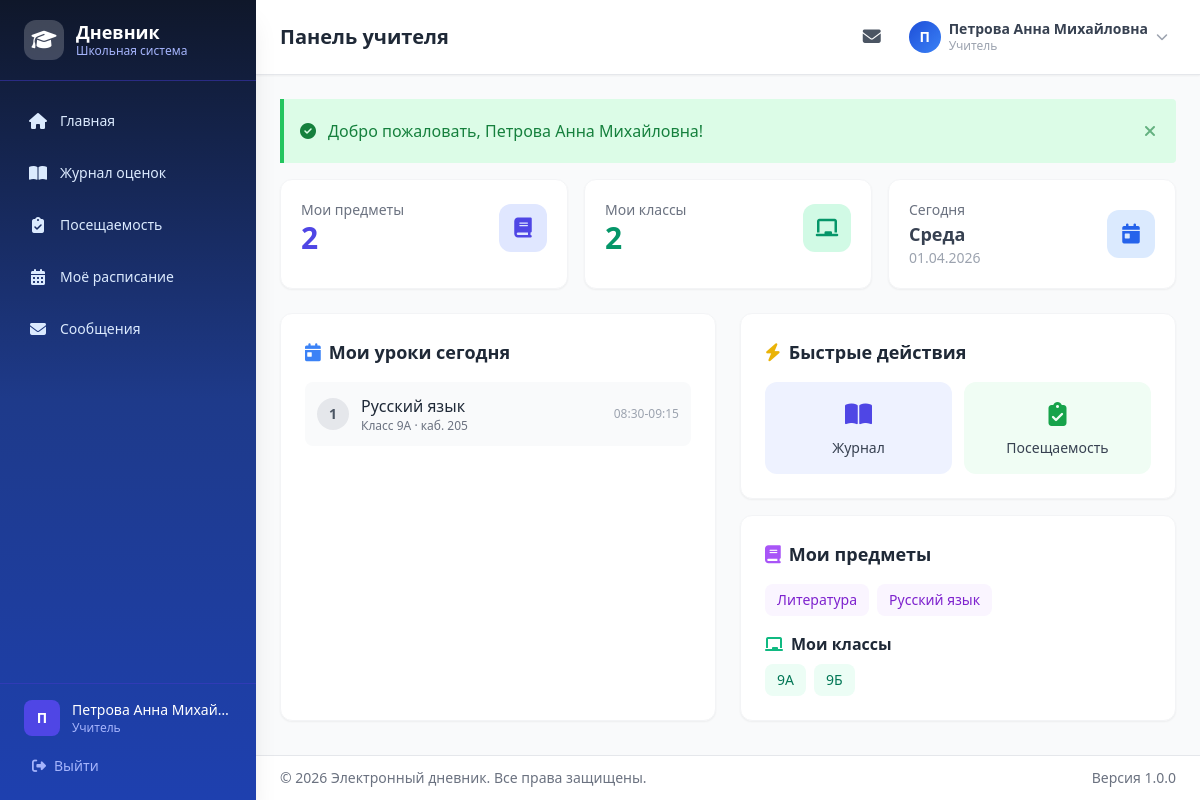
The app's page /dashboard (signed in), older data.
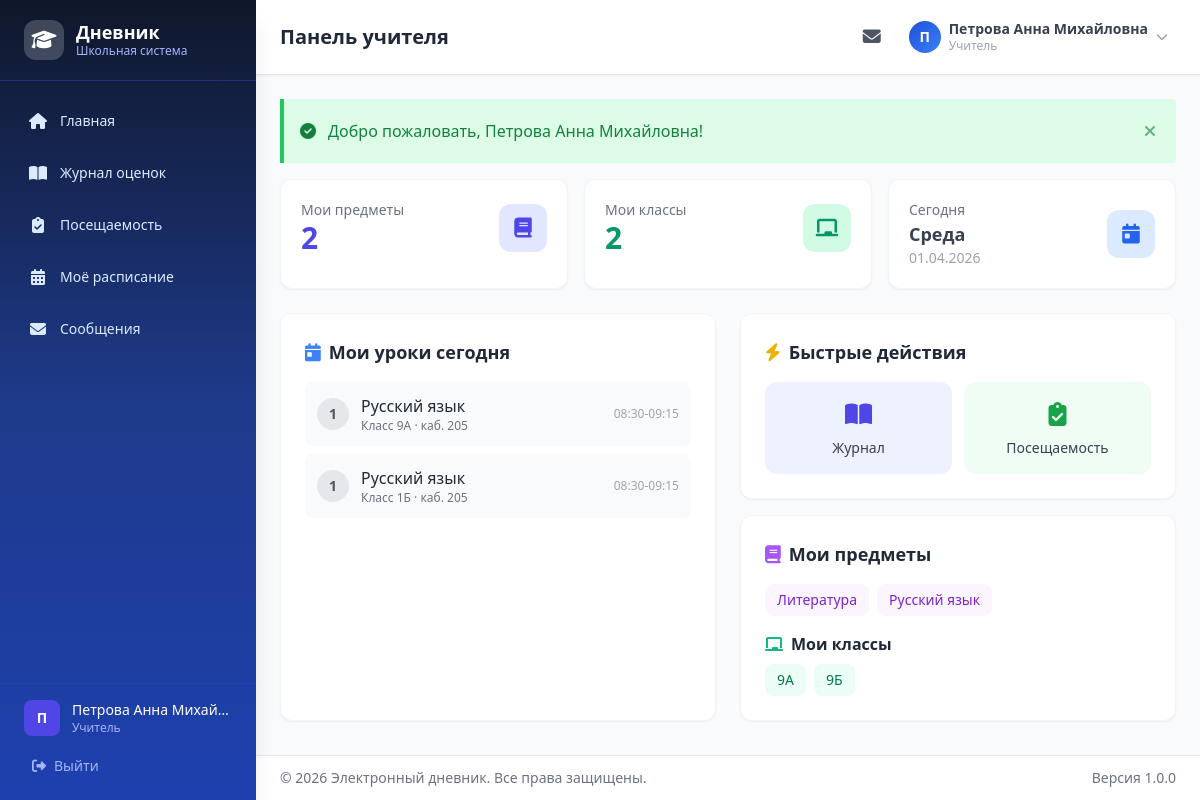
The same page, newer data.
### tables this page shows
CREATE TABLE `teachers` (
  `id` int NOT NULL,
  `user_id` int NOT NULL,
  `is_class_teacher` tinyint(1) DEFAULT '0'
);

CREATE TABLE `users` (
  `id` int NOT NULL,
  `login` varchar(100) NOT NULL,
  `password_hash` varchar(255) NOT NULL,
  `full_name` varchar(255) NOT NULL,
  `email` varchar(255) DEFAULT NULL,
  `phone` varchar(20) DEFAULT NULL,
  `role_id` int NOT NULL,
  `is_active` tinyint(1) DEFAULT '1',
  `last_login` timestamp NULL DEFAULT NULL,
  `created_at` timestamp NULL DEFAULT CURRENT_TIMESTAMP,
  `updated_at` timestamp NULL DEFAULT CURRENT_TIMESTAMP ON UPDATE CURRENT_TIMESTAMP
);

CREATE TABLE `schedule` (
  `id` int NOT NULL,
  `class_id` int NOT NULL,
  `subject_id` int NOT NULL,
  `teacher_id` int NOT NULL,
  `day_of_week` tinyint NOT NULL COMMENT '1=Пн, 2=Вт, 3=Ср, 4=Чт, 5=Пт, 6=Сб',
  `lesson_order` tinyint NOT NULL COMMENT 'Номер урока 1-10',
  `time_start` time NOT NULL,
  `time_end` time NOT NULL,
  `room` varchar(20) DEFAULT NULL
);

CREATE TABLE `subjects` (
  `id` int NOT NULL,
  `name` varchar(100) NOT NULL
);

CREATE TABLE `classes` (
  `id` int NOT NULL,
  `name` varchar(10) NOT NULL,
  `year` int NOT NULL,
  `class_teacher_id` int DEFAULT NULL
);

### views/dashboard/teacher.php (the view)
<div class="space-y-6">
    <div class="grid grid-cols-1 sm:grid-cols-3 gap-4">
        <div class="bg-white rounded-xl shadow-sm border border-gray-100 p-5 hover:shadow-md transition">
            <div class="flex items-center justify-between">
                <div>
                    <p class="text-sm text-gray-500">Мои предметы</p>
                    <p class="text-3xl font-bold text-indigo-600"><?= count($subjects) ?></p>
                </div>
                <div class="w-12 h-12 bg-indigo-100 rounded-xl flex items-center justify-center">
                    <i class="fas fa-book text-indigo-600 text-xl"></i>
                </div>
            </div>
        </div>
        <div class="bg-white rounded-xl shadow-sm border border-gray-100 p-5 hover:shadow-md transition">
            <div class="flex items-center justify-between">
                <div>
                    <p class="text-sm text-gray-500">Мои классы</p>
                    <p class="text-3xl font-bold text-emerald-600"><?= count($classes) ?></p>
                </div>
                <div class="w-12 h-12 bg-emerald-100 rounded-xl flex items-center justify-center">
                    <i class="fas fa-chalkboard text-emerald-600 text-xl"></i>
                </div>
            </div>
        </div>
        <div class="bg-white rounded-xl shadow-sm border border-gray-100 p-5 hover:shadow-md transition">
            <div class="flex items-center justify-between">
                <div>
                    <p class="text-sm text-gray-500">Сегодня</p>
                    <p class="text-lg font-bold text-gray-700"><?= dayOfWeekName(date('N')) ?></p>
                    <p class="text-sm text-gray-400"><?= formatDate(date('Y-m-d')) ?></p>
                </div>
                <div class="w-12 h-12 bg-blue-100 rounded-xl flex items-center justify-center">
                    <i class="fas fa-calendar-day text-blue-600 text-xl"></i>
                </div>
            </div>
        </div>
    </div>
    <div class="grid grid-cols-1 lg:grid-cols-2 gap-6">
        <div class="bg-white rounded-xl shadow-sm border border-gray-100 p-6">
            <h3 class="text-lg font-bold text-gray-800 mb-4">
                <i class="fas fa-calendar-day text-blue-500 mr-2"></i>Мои уроки сегодня
            </h3>
            <?php if (!empty($todaySchedule)): ?>
            <div class="space-y-2">
                <?php
                $currentLesson = ScheduleModel::getCurrentLesson();
                foreach ($todaySchedule as $lesson):
                    $isCurrent = ($lesson['lesson_order'] == $currentLesson);
                ?>
                <div class="flex items-center gap-3 p-3 rounded-lg <?= $isCurrent ? 'bg-indigo-50 border-l-4 border-indigo-500' : 'bg-gray-50' ?>">
                    <span class="w-8 h-8 rounded-full <?= $isCurrent ? 'bg-indigo-500 text-white' : 'bg-gray-200 text-gray-600' ?> flex items-center justify-center font-bold text-sm">
                        <?= $lesson['lesson_order'] ?>
                    </span>
                    <div class="flex-1">
                        <p class="font-medium text-gray-800"><?= e($lesson['subject_name']) ?></p>
                        <p class="text-xs text-gray-500">Класс <?= e($lesson['class_name']) ?> · каб. <?= e($lesson['room'] ?? '—') ?></p>
                    </div>
                    <span class="text-xs text-gray-400"><?= date('H:i', strtotime($lesson['time_start'])) ?>-<?= date('H:i', strtotime($lesson['time_end'])) ?></span>
                </div>
                <?php endforeach; ?>
            </div>
            <?php else: ?>
            <p class="text-gray-400 text-center py-8"><i class="fas fa-coffee text-4xl mb-2 block"></i>Сегодня нет уроков</p>
            <?php endif; ?>
        </div>
        <div class="space-y-4">
            <div class="bg-white rounded-xl shadow-sm border border-gray-100 p-6">
                <h3 class="text-lg font-bold text-gray-800 mb-4"><i class="fas fa-bolt text-yellow-500 mr-2"></i>Быстрые действия</h3>
                <div class="grid grid-cols-2 gap-3">
                    <a href="<?= url('grades/journal') ?>" class="flex flex-col items-center gap-2 p-4 bg-indigo-50 rounded-xl hover:bg-indigo-100 transition group">
                        <i class="fas fa-book-open text-2xl text-indigo-600 group-hover:scale-110 transition-transform"></i>
                        <span class="text-sm font-medium text-gray-700">Журнал</span>
                    </a>
                    <a href="<?= url('attendance/mark') ?>" class="flex flex-col items-center gap-2 p-4 bg-green-50 rounded-xl hover:bg-green-100 transition group">
                        <i class="fas fa-clipboard-check text-2xl text-green-600 group-hover:scale-110 transition-transform"></i>
                        <span class="text-sm font-medium text-gray-700">Посещаемость</span>
                    </a>
                </div>
            </div>
            <div class="bg-white rounded-xl shadow-sm border border-gray-100 p-6">
                <h3 class="text-lg font-bold text-gray-800 mb-4"><i class="fas fa-book text-purple-500 mr-2"></i>Мои предметы</h3>
                <div class="flex flex-wrap gap-2">
                    <?php foreach ($subjects as $subj): ?>
                    <span class="px-3 py-1.5 bg-purple-50 text-purple-700 rounded-lg text-sm font-medium"><?= e($subj['name']) ?></span>
                    <?php endforeach; ?>
                </div>
                <h4 class="text-md font-bold text-gray-800 mt-4 mb-2"><i class="fas fa-chalkboard text-emerald-500 mr-2"></i>Мои классы</h4>
                <div class="flex flex-wrap gap-2">
                    <?php foreach ($classes as $cls): ?>
                    <span class="px-3 py-1.5 bg-emerald-50 text-emerald-700 rounded-lg text-sm font-medium"><?= e($cls['name']) ?></span>
                    <?php endforeach; ?>
                </div>
            </div>
        </div>
    </div>
</div>

### views/layout/header.php (shortened to what the rows shown need)
<!DOCTYPE html>
<html lang="ru" class="h-full">
<head>
    <script src="https://cdn.tailwindcss.com"></script>
    <link rel="stylesheet" href="https://cdnjs.cloudflare.com/ajax/libs/font-awesome/6.5.1/css/all.min.css">
    <link rel="stylesheet" href="<?= url('assets/css/style.css') ?>">
</head>
<body class="h-full bg-gray-50">
<div class="flex h-full">
    <?php require __DIR__ . '/sidebar.php'; ?>
    <div class="flex-1 flex flex-col min-h-screen lg:ml-64">
        <header class="bg-white shadow-sm border-b border-gray-200 sticky top-0 z-30">
            <div class="flex items-center justify-between px-4 lg:px-6 py-3">
                <h1 class="text-lg lg:text-xl font-bold text-gray-800 truncate">
                    <?= e($pageTitle ?? 'Главная панель') ?>
                </h1>
                <div class="flex items-center gap-3">
                    <a href="<?= url('messages/inbox') ?>" class="relative p-2 rounded-lg text-gray-600 hover:bg-gray-100 transition">
                        <i class="fas fa-envelope text-lg"></i>
                    </a>
                    <div class="relative" id="profileDropdown">
                        <button onclick="toggleProfileMenu()" class="flex items-center gap-2 p-2 rounded-lg hover:bg-gray-100 transition">
                            <div class="w-8 h-8 bg-gradient-to-br from-blue-700 to-blue-500 rounded-full flex items-center justify-center text-white text-sm font-bold">
                                <?= mb_strtoupper(mb_substr($currentUser['full_name'], 0, 1)) ?>
                            </div>
                            <div class="hidden md:block text-left">
                                <p class="text-sm font-semibold text-gray-700 leading-tight"><?= e($currentUser['full_name']) ?></p>
                                <p class="text-xs text-gray-400"><?= e($currentUser['role_name']) ?></p>
                            </div>
                            <i class="fas fa-chevron-down text-xs text-gray-400 hidden md:block"></i>
                        </button>
                    </div>
                </div>
            </div>
        </header>
        <main class="flex-1 p-4 lg:p-6">

### views/layout/sidebar.php (shortened to what the rows shown need)
<?php
$currentUser = currentUser();
$role = currentRole();
$currentRoute = isset($_GET['route']) ? trim($_GET['route'], '/') : 'dashboard';
function isActive($route) {
    global $currentRoute;
    $current = trim($currentRoute, '/');
    $target  = trim($route, '/');
    if (strpos($target, '/') !== false) {
        return $current === $target;
    }
    $parts = explode('/', $current);
    return ($parts[0] ?? '') === $target;
}
function activeClass($route) {
    return isActive($route)
        ? 'bg-white/10 text-white shadow-md'
        : 'text-blue-100 hover:bg-white/10 hover:text-white';
}
$menuItems = [];
$menuItems[] = ['url' => 'dashboard', 'icon' => 'fa-home', 'label' => 'Главная'];
switch ($role) {
    case 'teacher':
        $menuItems[] = ['url' => 'grades/journal', 'icon' => 'fa-book-open', 'label' => 'Журнал оценок'];
        $menuItems[] = ['url' => 'attendance/mark', 'icon' => 'fa-clipboard-check', 'label' => 'Посещаемость'];
        $menuItems[] = ['url' => 'schedule/my-schedule', 'icon' => 'fa-calendar-alt', 'label' => 'Моё расписание'];
        $menuItems[] = ['url' => 'messages/inbox', 'icon' => 'fa-envelope', 'label' => 'Сообщения'];
        break;
}
?>
<aside id="sidebar" class="fixed inset-y-0 left-0 w-64 bg-gradient-to-b from-slate-900 via-blue-900 to-blue-800 transform -translate-x-full lg:translate-x-0 transition-transform duration-300 ease-in-out z-50 flex flex-col shadow-xl">
    <div class="flex items-center gap-3 px-6 py-5 border-b border-indigo-700/50">
        <div class="w-10 h-10 bg-white/20 rounded-xl flex items-center justify-center">
            <i class="fas fa-graduation-cap text-white text-xl"></i>
        </div>
        <div>
            <h2 class="text-white font-bold text-lg leading-tight">Дневник</h2>
            <p class="text-indigo-300 text-xs">Школьная система</p>
        </div>
    </div>
    <nav class="flex-1 px-3 py-4 overflow-y-auto">
        <ul class="space-y-1">
            <?php foreach ($menuItems as $item): ?>
            <li>
                <a href="<?= url($item['url']) ?>"
                   class="flex items-center gap-3 px-4 py-3 rounded-xl text-sm font-medium transition-all duration-200 <?= activeClass($item['url']) ?>">
                    <i class="fas <?= $item['icon'] ?> w-5 text-center text-base"></i>
                    <span><?= e($item['label']) ?></span>
                </a>
            </li>
            <?php endforeach; ?>
        </ul>
    </nav>
    <div class="px-4 py-4 border-t border-indigo-700/50">
        <div class="flex items-center gap-3 px-2">
            <div class="w-9 h-9 bg-indigo-600 rounded-lg flex items-center justify-center text-white text-sm font-bold">
                <?= mb_strtoupper(mb_substr($currentUser['full_name'] ?? 'U', 0, 1)) ?>
            </div>
            <div class="flex-1 min-w-0">
                <p class="text-white text-sm font-medium truncate"><?= e($currentUser['full_name'] ?? '') ?></p>
                <p class="text-indigo-300 text-xs truncate"><?= e($currentUser['role_name'] ?? '') ?></p>
            </div>
        </div>
        <a href="<?= url('logout') ?>" class="mt-3 flex items-center gap-2 px-4 py-2 text-sm text-indigo-300 hover:text-white hover:bg-indigo-700/50 rounded-lg transition">
            <i class="fas fa-sign-out-alt"></i>
            <span>Выйти</span>
        </a>
    </div>
</aside>

Row changes from the older to the newer data that the page shows:
added schedule: lesson_order "1", subject.name "Русский язык", class.name "1Б", room "205", time_start "08:30", time_end "09:15"
